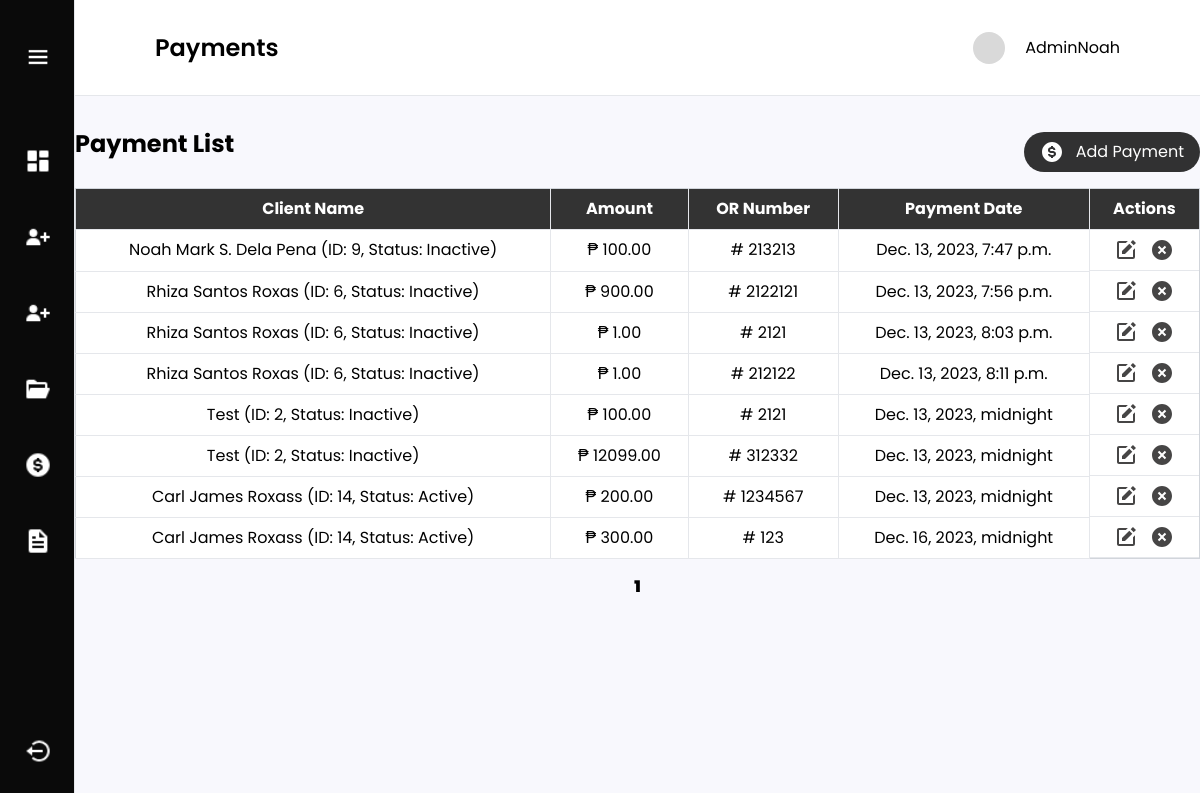
/adminUser/paymentList/ (signed in), run on the app's committed database.
### loanmanagement/models.py (models this page shows, shortened)
class Payment(models.Model):
    loan_id = models.ForeignKey(Loan, on_delete=models.CASCADE)
    amount = models.DecimalField(max_digits=10, decimal_places=2)
    payment_date = models.DateTimeField(null=True)
    or_number = models.CharField(max_length=50)

class Loan(models.Model):
    client_id = models.ForeignKey(Person, on_delete=models.CASCADE)
    loan_date = models.DateField()
    duration_period = models.DateField()
    interest_rate = models.DecimalField(max_digits=10, decimal_places=2)
    loan_amount = models.DecimalField(max_digits=100, decimal_places=2)
    loan_maturity = models.DateField()
    guarantor = models.CharField(max_length=250)
    processing_fee = models.DecimalField(max_digits=10, decimal_places=2)
    loan_balance = models.DecimalField(max_digits=10, decimal_places=2, null=True)
    net = models.DecimalField(max_digits=10, decimal_places=2)
    checking_no = models.CharField(max_length=250, null=False, blank=False)
    has_active_loan = models.BooleanField(default=True)
    def __str__(self):
        status = "Active" if self.has_active_loan else "Inactive"
        return f"{self.client_id.name} (ID: {self.id}, Status: {status})"

class Person(models.Model):
    name = models.CharField(max_length=250, null=False, blank=False)
    address = models.CharField(max_length=250, null=False, blank=False)
    picture = models.ImageField(upload_to='images/', null=True, blank=True)
    document = models.FileField(upload_to='documents/', null=True, blank=True)
    created_at = models.DateTimeField(auto_now_add=True)

### loanmanagement/views.py (the view)
# urls.py: path('paymentList/', views.paymentList, name='paymentList'),
def paymentList(request):
    payments = Payment.objects.all()
    paginated = Paginator(payments, 15)
    page_number = request.GET.get('page')
    page = paginated.get_page(page_number)
    form = PaymentForm(request.POST)
    return render(request, 'payments.html', {'payments': page, 'form': form, 'paginator': paginated})

### loanmanagement/templates/payments.html (shortened to what this page needs)
{% extends 'layout.html' %}
{% block content %}
{% load widget_tweaks %}
 <div>
    <div class="flex justify-between bg-white h-24 items-center px-6 md:px-20 py-auto border-b">
        <h2 class="text-xl md:text-2xl font-semibold">Payments</h2>
        <div class="flex gap-2 md:gap-5 justify-center items-center">
            {% load static %}
            <img src="{% static 'images/svg/skeleton.svg' %}" class="w-6 h-6 md:w-8 h-8">
            <p class="hidden md:block">{{ user.username }}</p>
        </div>
    </div>
    <div class="mx-3 md:mx-auto max-w-[1240px] mt-8">
        <div class="flex justify-between items-center mb-3">
            <h1 class="md:text-2xl text-xl font-bold mb-4">Payment List</h1>
            <button type="submit" id="openModalBtn" class=" text-[12px] md:text-[16px] flex items-center justify-center gap-3 bg-black/80 text-white py-1 md:py-2 px-4 rounded-[50px]">
                <img/>Add Payment
            </button>
        </div>
        <table class="min-w-full bg-white border border-gray-300">
            <thead>
                <tr class="bg-black/80 text-white">
                    <th class="py-2 px-4 border-b border-r">Client Name</th>
                    <th class="py-2 px-4 border-b border-r">Amount</th>
                    <th class="py-2 px-4 border-b border-r">OR Number</th>
                    <th class="py-2 px-4 border-b border-r">Payment Date</th>
                    <th class="py-2  border-b">Actions</th>
                </tr>
            </thead>
            <tbody>
                {% for payment in payments %}
                    <tr class="text-center">
                        <td class="py-2 px-4 border-b border-r">{{ payment.loan_id }}</td>
                        <td class="py-2 px-4 border-b border-r">₱ {{ payment.amount }}</td>
                        <td class="py-2 px-4 border-b border-r"># {{ payment.or_number }}</td>
                        <td class="py-2 px-4 border-b border-r">{{ payment.payment_date }}</td>
                         <td class="flex justify-center items-center gap-3 py-2 px-4 border-b">
                            <img data-id="{{ payment.id }}" id="edit" class="cursor-pointer" onclick="edit(this)"/>
                            <img data-id="{{ payment.id }}" class="cursor-pointer" onclick="deleteBtn(this)" alt="delete"/>
                        </td>
                    </tr>
                {% endfor %}
            </tbody>
        </table>
         <div class="flex justify-center mt-4">
        <ul class="pagination flex justify-center items-center gap-5">
            {% for num in payments.paginator.page_range %}
                {% if payments.number == num %}
                    <li class="active font-black"><span>{{ num }} <span class="sr-only">(current)</span></span></li>
                {% else %}
                    <li><a href="?page={{ num }}">{{ num }}</a></li>
                {% endif %}
            {% endfor %}
        </ul>
    </div>
    </div>
</div>
{% endblock %}

### loanmanagement/templates/layout.html (style rules this page uses)
body { font-family: 'Poppins', sans-serif; }

### data on the page
Payment: loan_id "Noah Mark S. Dela Pena (ID: 9, Status: Inactive)", amount "100.00", or_number "213213", payment_date "Dec. 13, 2023, 7:47 p.m."
Payment: loan_id "Rhiza Santos Roxas (ID: 6, Status: Inactive)", amount "900.00", or_number "2122121", payment_date "Dec. 13, 2023, 7:56 p.m."
Payment: loan_id "Rhiza Santos Roxas (ID: 6, Status: Inactive)", amount "1.00", or_number "2121", payment_date "Dec. 13, 2023, 8:03 p.m."
Payment: loan_id "Rhiza Santos Roxas (ID: 6, Status: Inactive)", amount "1.00", or_number "212122", payment_date "Dec. 13, 2023, 8:11 p.m."
Payment: loan_id "Test (ID: 2, Status: Inactive)", amount "100.00", or_number "2121", payment_date "Dec. 13, 2023, midnight"
Payment: loan_id "Test (ID: 2, Status: Inactive)", amount "12099.00", or_number "312332", payment_date "Dec. 13, 2023, midnight"
Payment: loan_id "Carl James Roxass (ID: 14, Status: Active)", amount "200.00", or_number "1234567", payment_date "Dec. 13, 2023, midnight"
Payment: loan_id "Carl James Roxass (ID: 14, Status: Active)", amount "300.00", or_number "123", payment_date "Dec. 16, 2023, midnight"

### other printed values
{{ user.username }} "AdminNoah"
{{ num }} "1"
